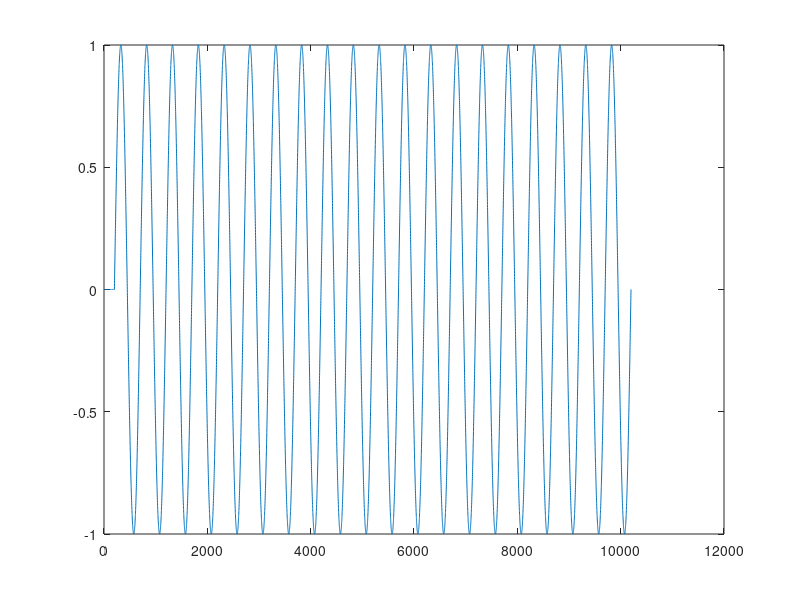

MATLAB code to generate this figure: (Note: this script raises an error after producing the figure.)
clc, clear all, close all

signal=[zeros(1,200), sin(linspace(0,40*pi, 10000))];
figure(1)
plot(signal);
figure(2);

d = ceil(48000/343);
signalAcc = zeros(1000,1);
crossAcc = zeros(2*d,1);
for i=1:1000
    signalAcc = [signal(i); signalAcc(1:end-1)]; 


    crossAcc = mycrossCorre(crossAcc, signalAcc,signalAcc,floor(length(crossAcc)/2));

    hold on;
    plot3(crossAcc, (1:length(crossAcc))-ceil(length(crossAcc)/2),i*ones(length(crossAcc),1), 'black');
    [A,I] = max(crossAcc);
    plot3(A,I-ceil(length(crossAcc)/2),i, 'o');
end





function newAcc = mycrossCorre(acc, X, Y, maxlag)
    for l=1-maxlag:maxlag
        %new = X(lag)*Y(1); % simplification for non negative lag values
        new = X(maxlag+l).*Y(maxlag); % to accept negative lag values we need to delay the signal with the amount of max negative lag
    
        old = X(end-maxlag + l).*Y(end-maxlag);
    
        acc(l+maxlag) = acc(l+maxlag) + new - old;
    end
    newAcc = acc;
end